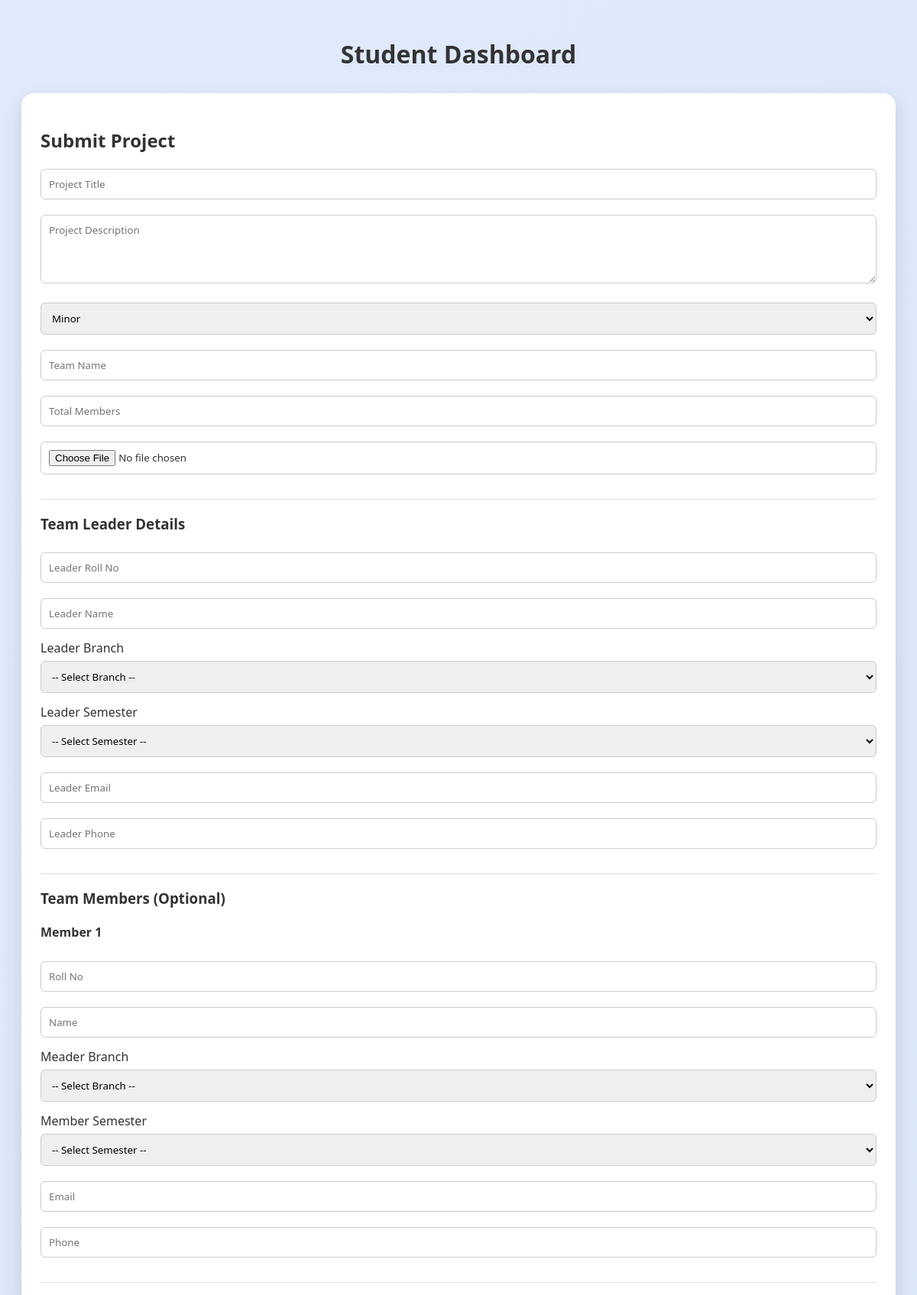
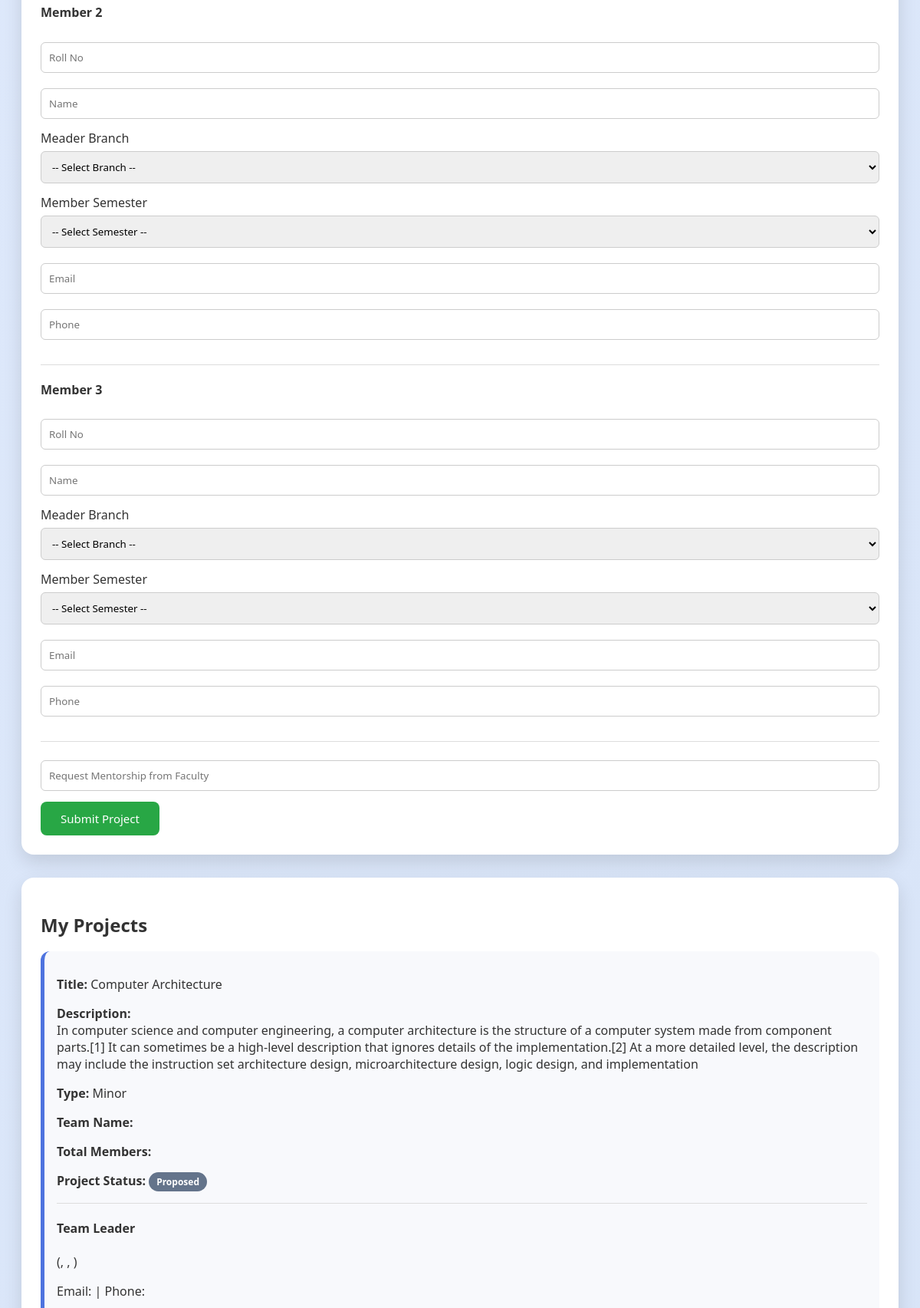
Screenshot of /htdocs/student.php (signed in, upper part) with the database file from the repository (2 pictures, top to bottom).
### tables this page shows
CREATE TABLE `projects` (
  `project_id` int(11) NOT NULL,
  `title` varchar(200) DEFAULT NULL,
  `team_name` varchar(100) DEFAULT NULL,
  `total_members` int(11) DEFAULT NULL,
  `project_file` varchar(255) DEFAULT NULL,
  `submission_date` timestamp NULL DEFAULT current_timestamp(),
  `description` text DEFAULT NULL,
  `project_type` enum('Minor','Major') DEFAULT NULL,
  `student_id` int(11) DEFAULT NULL,
  `mentor_id` int(11) DEFAULT NULL,
  `requested_faculty_name` varchar(100) DEFAULT NULL,
  `mentorship_request_status` varchar(20) DEFAULT 'Pending',
  `mentorship_request_date` timestamp NULL DEFAULT current_timestamp(),
  `status` enum('Proposed','Approved','Rejected') DEFAULT 'Proposed',
  `team_size` int(11) DEFAULT NULL,
  `leader_name` varchar(100) DEFAULT NULL,
  `leader_roll_no` varchar(50) DEFAULT NULL,
  `leader_branch` enum('AI&DS','CS','IT','ME','CE','IP','EE','EC','MT') NOT NULL,
  `leader_semester` enum('I','II','III','IV','V','VI','VII','VIII') NOT NULL,
  `leader_email` varchar(100) DEFAULT NULL,
  `leader_phone` varchar(20) DEFAULT NULL,
  `leader_sem` varchar(20) DEFAULT NULL,
  `member1_name` varchar(100) DEFAULT NULL,
  `member1_roll_no` varchar(50) DEFAULT NULL,
  `member1_branch` enum('AI&DS','CS','IT','ME','CE','IP','EE','EC','MT') DEFAULT NULL,
  `member1_email` varchar(100) DEFAULT NULL,
  `member1_phone` varchar(20) DEFAULT NULL,
  `member1_sem` enum('I','II','III','IV','V','VI','VII','VIII') DEFAULT NULL,
  `member2_name` varchar(100) DEFAULT NULL,
  `member2_roll_no` varchar(50) DEFAULT NULL,
  `member2_branch` enum('AI&DS','CS','IT','ME','CE','IP','EE','EC','MT') DEFAULT NULL,
  `member2_email` varchar(100) DEFAULT NULL,
  `member2_phone` varchar(20) DEFAULT NULL,
  `member2_sem` enum('I','II','III','IV','V','VI','VII','VIII') DEFAULT NULL,
  `member3_name` varchar(100) DEFAULT NULL,
  `member3_roll_no` varchar(50) DEFAULT NULL,
  `member3_branch` enum('AI&DS','CS','IT','ME','CE','IP','EE','EC','MT') DEFAULT NULL,
  `member3_email` varchar(100) DEFAULT NULL,
  `member3_phone` varchar(20) DEFAULT NULL,
  `member3_sem` enum('I','II','III','IV','V','VI','VII','VIII') DEFAULT NULL
);

### htdocs/student.php (the view, shortened to what this page needs)
<?php
include "db.php";
$student_id = (int)$_SESSION['user_id'];
?>
<!DOCTYPE html>
<html>
<head>
</head>
<body>
<h1>Student Dashboard</h1>
<div class="card">
    <h2>Submit Project</h2>
    <form method="POST" enctype="multipart/form-data">
        <input type="text" name="title" placeholder="Project Title" required>
        <textarea name="description" placeholder="Project Description" required></textarea>
        <select name="project_type" required>
            <option value="Minor">Minor</option>
        </select>
        <input type="text" name="team_name" placeholder="Team Name" required>
        <input type="number" name="total_members" placeholder="Total Members" min="1" max="4" required>
        <input type="file" name="project_file" required>
        <hr>
        <h3>Team Leader Details</h3>
        <input type="text" name="leader_roll_no" placeholder="Leader Roll No" required>
        <input type="text" name="leader_name" placeholder="Leader Name" required>
        <label>Leader Branch</label>
<select name="leader_branch" id="branch" required>
    <option value="">-- Select Branch --</option>
</select>
<label>Leader Semester</label>
<select name="leader_semester" required>
    <option value="">-- Select Semester --</option>
</select>
        <input type="email" name="leader_email" placeholder="Leader Email" required>
        <input type="text" name="leader_phone" placeholder="Leader Phone" required>
        <hr>
        <h3>Team Members (Optional)</h3>
        <?php for ($i = 1; $i <= 3; $i++) { ?>
            <h4>Member <?= $i ?></h4>
            <input type="text" name="member<?= $i ?>_roll_no" placeholder="Roll No">
            <input type="text" name="member<?= $i ?>_name" placeholder="Name">
            <label>Meader Branch</label>
<select name="member<?= $i ?>_branch" id="branch" required>
    <option value="">-- Select Branch --</option>
</select>
<label>Member Semester</label>
<select name="member<?= $i ?>_semester" required>
    <option value="">-- Select Semester --</option>
</select>
            <input type="email" name="member<?= $i ?>_email" placeholder="Email">
            <input type="text" name="member<?= $i ?>_phone" placeholder="Phone">
            <hr>
        <?php } ?>
        <input type="text" name="requested_faculty_name" placeholder="Request Mentorship from Faculty">
        <button type="submit">Submit Project</button>
    </form>
</div>
<div class="card">
    <h2>My Projects</h2>
    <?php
    $result = $conn->query("SELECT * FROM projects WHERE student_id=$student_id");
    while ($row = $result->fetch_assoc()) {
    ?>
        <div class="team">
<p><b>Title:</b> <?= htmlspecialchars($row['title']) ?></p>
<p><b>Description:</b><br><?= nl2br(htmlspecialchars($row['description'])) ?></p>
<p><b>Type:</b> <?= $row['project_type'] ?></p>
<p><b>Team Name:</b> <?= htmlspecialchars($row['team_name']) ?></p>
<p><b>Total Members:</b> <?= $row['total_members'] ?></p>
<p>
<b>Project Status:</b>
<span class="badge <?= strtolower($row['status']) ?>">
<?= $row['status'] ?>
</span>
</p>
<hr>
<h4>Team Leader</h4>
<p>
(<?= htmlspecialchars($row['leader_roll_no']) ?>,
<?= $row['leader_branch'] ?>,
<?= $row['leader_semester'] ?>)
</p>
<p>Email: <?= $row['leader_email'] ?> | Phone: <?= $row['leader_phone'] ?></p>
</div>
<?php } ?>
</body>
</html>

### htdocs/student.php (style rules this page uses)
* { box-sizing: border-box; font-family: 'Segoe UI', sans-serif; }
body { padding: 20px; background: linear-gradient(135deg, #e0eafc, #cfdef3); color: #333; }
h1 { text-align: center; margin-bottom: 30px; font-size: 32px; }
h2 { margin-bottom: 15px; }
.card { background: #fff; padding: 25px; border-radius: 16px; margin-bottom: 30px; box-shadow: 0 10px 25px rgba(0,0,0,0.12); }
input, select, textarea { width: 100%; padding: 10px; margin: 6px 0 14px; border-radius: 6px; border: 1px solid #ccc; }
textarea { resize: vertical; min-height: 90px; }
hr { border: none; height: 1px; background: #ddd; margin: 18px 0; }
button { padding: 12px 26px; background: #28a745; color: white; border: none; border-radius: 8px; cursor: pointer; font-size: 15px; }
.team { background: #f8f9fc; padding: 16px; margin-top: 18px; border-radius: 12px; border-left: 5px solid #4e73df; }
.badge { padding:4px 10px; border-radius:14px; color:#fff; font-size:12px; font-weight:600; }
.proposed { background:#64748b }

### rows the page displays
projects: title "Computer Architecture", description "In computer science and computer engineering, a computer architecture is the structure of a computer system made from component parts.[1] It can sometimes be a high-level description that ignores details of the implementation.[2] At a more detailed level, the description may include the instruction set architecture design, microarchitecture design, logic design, and implementation", project_type "Minor", status "Proposed"
